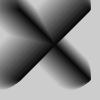
Frame 1 (no input)
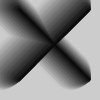
Frame 2 (the mouse pressed at the canvas centre, redrawn once)

The Processing sketch that drew these frames (run headless with seeded random() and noise(); the mouse was pressed at the canvas centre and the sketch redrawn once):

// Processing sketch: processing
// ── processing.pde
void setup(){
	size(100,100);
	smooth();
	noLoop();
}

void draw(){
	for(int i=0;i<20;i++){
		drawX(200-i*10,(20-i)*2,i,i/2,70);
	}
}

void drawX(int gray,int weight,int x,int y,int size){
	stroke(gray);
	strokeWeight(weight);
	line(x,y,x+size,y+size);
	line(x+size,y,x,y+size);
}
